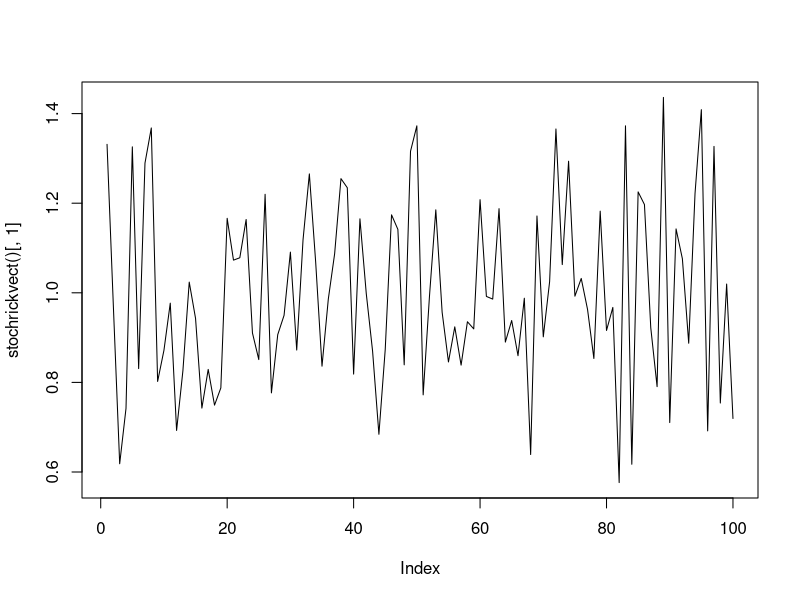

The R source for this figure:
# Ricker model -- with no stochasticity!

Ricker <- function(N0 = 1, r = 1, k = 10, generations = 50){
    # runs a simulation of the Ricker model
    # returns a vector of legnth generations

    N <- rep(NA, generations)  # created a vector of NA

    N[1] <- N0
    for(t in 2:generations){
        N[t] <- N[t -1] * exp(r*(1.0-(N[t-1]/k)))
    }
    return(N)
}

# plot(Ricker(2,2,100,50), type = "l")
# plot(Ricker())



# Runs the stochastic (with gaussian fluctuations) Ricker Eqn .

rm(list=ls())

stochrick<-function(p0=runif(1000,.5,1.5),r=1.2,K=1,sigma=0.2,numyears=100)
{
  #initialize
  N<-matrix(NA,numyears,length(p0))
  N[1,]<-p0

  for (pop in 1:length(p0)) #loop through the populations
  {
    for (yr in 2:numyears) #for each pop, loop through the years
    {
      N[yr,pop]<-N[yr-1,pop]*exp(r*(1-N[yr-1,pop]/K)+rnorm(1,0,sigma))
    }
  }
  return(N)
}

print("Non-Vectorized Stochastic Ricker takes:")
print(system.time(res2<-stochrick()))

# Now write another code called stochrickvect that vectorizes the above
# to the extent possible, with improved performance:


rm(list=ls())

stochrickvect <- function(p0=runif(1000, .5, 1.5), r = 1.2, k = 1,
                          sigma = 0.2, numyears = 100){
    #initialize
    N<-matrix(NA,numyears,length(p0))
    N[1,]<-p0

    # this actually makes it slower!!!
    # rando <- matrix(rnorm((numyears -1)*1000, 0, sigma), numyears-1, 1000)

    for (yr in 2:numyears){ #for each pop, loop through the years
        N[yr, ] <- N[yr - 1, ] * exp(r * (1 - N[yr-1, ]/k) + 
                                     rnorm(1000, 0, sigma))  #rando[yr-1,])
    }
    return(N)
}

print("Vectorized Stochastic Ricker takes:")
print(system.time(res2<-stochrickvect()))


# fun making some plots with different parameters

# for(r in rnorm(10, 2, 1)){
#     for(k in seq(1,100,10)){
#         for(sigma in seq(0,1,0.1))
#             plot(stochrickvect(r =r, k = k, sigma = sigma)[,1], type = 'l',
#                  main = paste("r: ", r, " k: ", k, " sigma: ", sigma))
#     }
# }

plot(stochrickvect()[,1], type = 'l')
